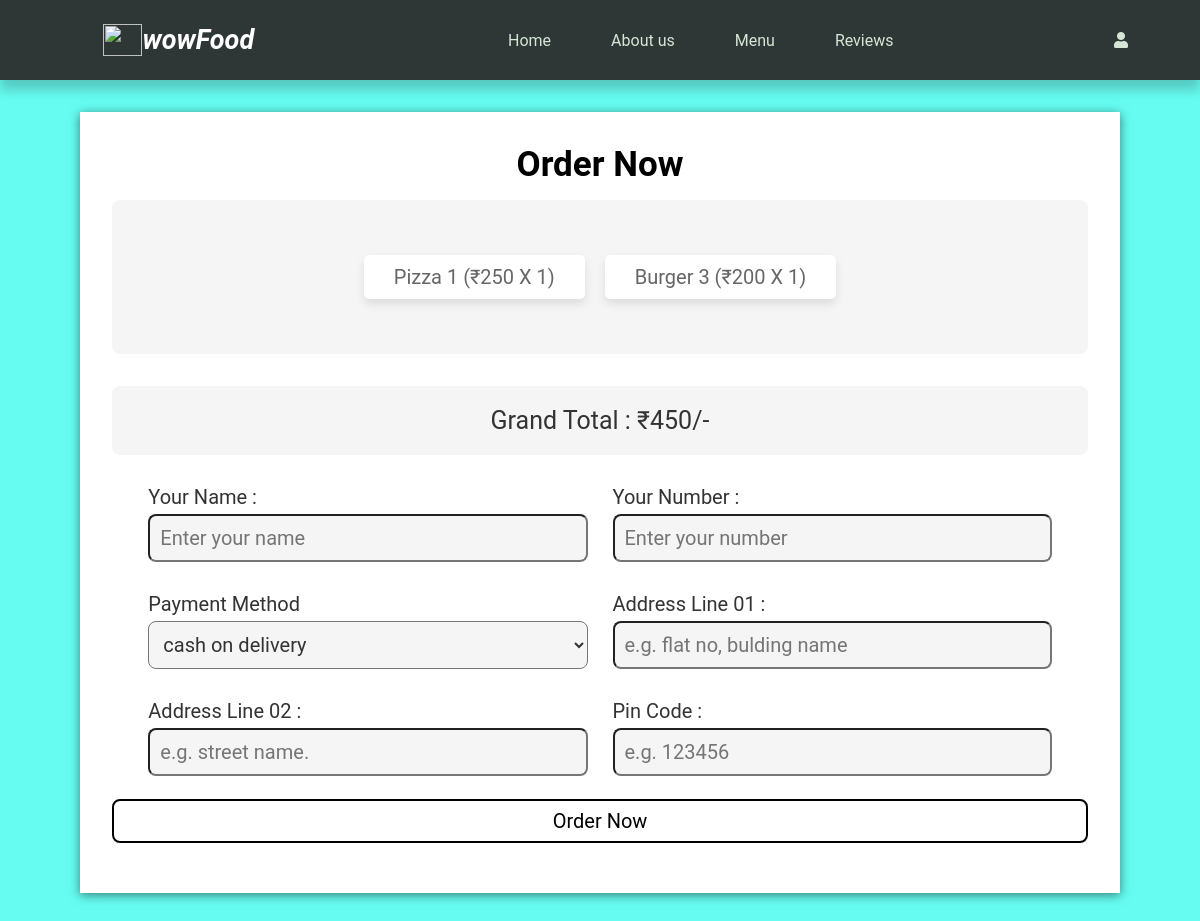
/checkout.php (signed in), run on the app's committed database.
### tables this page shows
CREATE TABLE `cart` (
  `id` int(100) NOT NULL,
  `user_id` int(100) NOT NULL,
  `pid` int(100) NOT NULL,
  `name` varchar(100) NOT NULL,
  `price` int(10) NOT NULL,
  `quantity` int(10) NOT NULL,
  `image` varchar(100) NOT NULL
);

### checkout.php (the view, shortened to what this page needs)
<?php include'config.php';
?>
<!DOCTYPE html>
<html lang="en">
<head>
    <link rel="stylesheet" href="css/style.css">
    <link rel="stylesheet" href="https://pro.fontawesome.com/releases/v5.10.0/css/all.css">
</head>
<body>
  <?php include('partials/header.php') ?>
<section class="checkout" id="checkout">
    <form action="" method="post">
        <h1 class="heading">order now</h1>
       <div class="display-orders">
       <?php
         $grand_total = 0;
         $select_cart = $conn->prepare("SELECT * FROM `cart` WHERE user_id = ?");
         $select_cart->execute([$user_id]);
         if($select_cart->rowCount() > 0){
            while($fetch_cart = $select_cart->fetch(PDO::FETCH_ASSOC)){
              $sub_total = ($fetch_cart['price'] * $fetch_cart['quantity']);
              $grand_total += $sub_total;
              echo '<p>'.$fetch_cart['name'].' <span>(₹'.$fetch_cart['price'].' x '.$fetch_cart['quantity'].')</span></p>';
            }
         }else{
            echo '<p class="empty"><span>your cart is empty!</span></p>';
         }
      ?>
       </div>
       <div class="grand-total"> grand total : ₹<?= $grand_total; ?>/-</div>
       <div class="flex">
          <div class="inputBox">
             <span>Your name :</span>
             <input type="text" name="name" class="box" required placeholder="Enter your name" maxlength="20">
          </div>
          <div class="inputBox">
             <span>Your number :</span>
             <input type="number" name="number" class="box" required placeholder="Enter your number" min="0">
          </div>
          <div class="inputBox">
             <span>payment method</span>
             <select name="method" class="box">
                <option value="cash on delivery">cash on delivery</option>
             </select>
          </div>
          <div class="inputBox">
             <span>Address line 01 :</span>
             <input type="text" name="flat" class="box" required placeholder="e.g. flat no, bulding name" maxlength="50">
          </div>
          <div class="inputBox">
             <span>address line 02 :</span>
             <input type="text" name="street" class="box" required placeholder="e.g. street name." maxlength="50">
          </div>
          <div class="inputBox">
             <span>pin code :</span>
             <input type="number" name="pin_code" class="box" required placeholder="e.g. 123456" min="0">
          </div>
       </div>
       <input type="submit" value="order now" class="btn" name="order">
    </form>
 </section>
</body>
</html>

### css/style.css (style rules this page uses)
* { box-sizing: border-box; margin: 0; padding: 0; font-family: 'Roboto', sans-serif; }
html { scroll-behavior: smooth; }
:root { --text: rgb(214, 230, 213); --texthover: rgb(228, 203, 156); }
body { background-color: #66FCF1; }
.btn { margin: 10px 0; display: inline-block; padding: 5px 10px; font-size: 15px; border: 2px solid black; border-radius: .5rem; background: none; text-transform: capitalize; cursor: pointer; transition: 0.2s all ease; }
.checkout { padding: 5rem; padding-top: 7rem; }
.checkout form { background-color: #fff; box-shadow: 0 2px 10px rgba(0,0,0,.5); padding:2rem; text-transform: capitalize; }
.checkout form .heading { text-align: center; font-size: 35px; padding-bottom: 15px; }
.checkout form .display-orders { display: flex; align-items: flex-start; justify-content: center; margin-bottom: 2rem; gap:20px; flex-wrap: wrap; padding:55px 30px; background-color: #f5f5f5; border-radius: .5rem; }
.checkout form .display-orders p { font-size: 20px; color:#666; background-color:#fff; padding:10px 30px; border-radius: 5px; box-shadow: 0 5px 10px rgba(0,0,0,.1); }
.checkout form .display-orders p span { color:var(--red); }
.checkout form .flex { display: flex; flex-wrap: wrap; gap:25px; justify-content:center; }
.checkout form .flex .inputBox { width: 45%; }
.checkout form .flex .inputBox span { font-size: 20px; color:#333; }
.checkout form .flex .inputBox .box { width: 100%; background-color: #f5f5f5; padding:10px; font-size: 20px; color:#333; border-radius: .5rem; margin:5px 0; }
.checkout form .btn { width: 100%; padding: 8px 0; margin: 18px 0; font-size: 20px; }
.checkout form .grand-total { text-align: center; margin: 30px 0; font-size: 25px; color:#333; padding:20px; border-radius: .5rem; background-color:#f5f5f5; }

### data on the page
cart: name "Pizza 1", price "250", quantity "1"
cart: name "Burger 3", price "200", quantity "1"

### other printed values
$grand_total "450"
